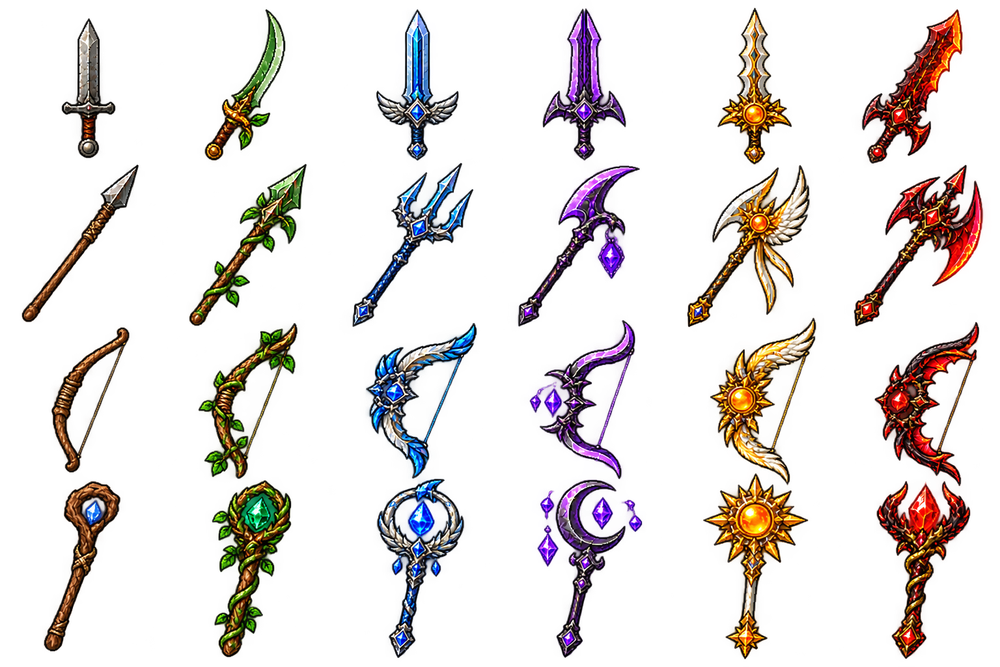
#> input picture assets/weapon-atlas-v2.png, 1000 x 667 px, shrunk from 1536 x 1024 before the run
$ python analisar-atlas.py
#> lines starting #> are read from the running program, lines starting #| are printed output that depends on the picture
# Read-only analysis of the generated PNG. Writes sprite-frame metadata, never modifies pixels.
from PIL import Image
from collections import deque
import json,math
im=Image.open('assets/weapon-atlas-v2.png').convert('RGBA');W,H=im.size
#> further down, im is the input picture: PIL image 1000x667 RGBA; mean R, G, B, A 26, 18.1, 16.6, 44.9
#> after `W, H = im.size`: W = 1000; H = 667
alpha=im.getchannel('A');mask=bytearray(1 if a>80 else 0 for a in alpha.getdata());groups=[]
#> after `alpha = im.getchannel('A')`:
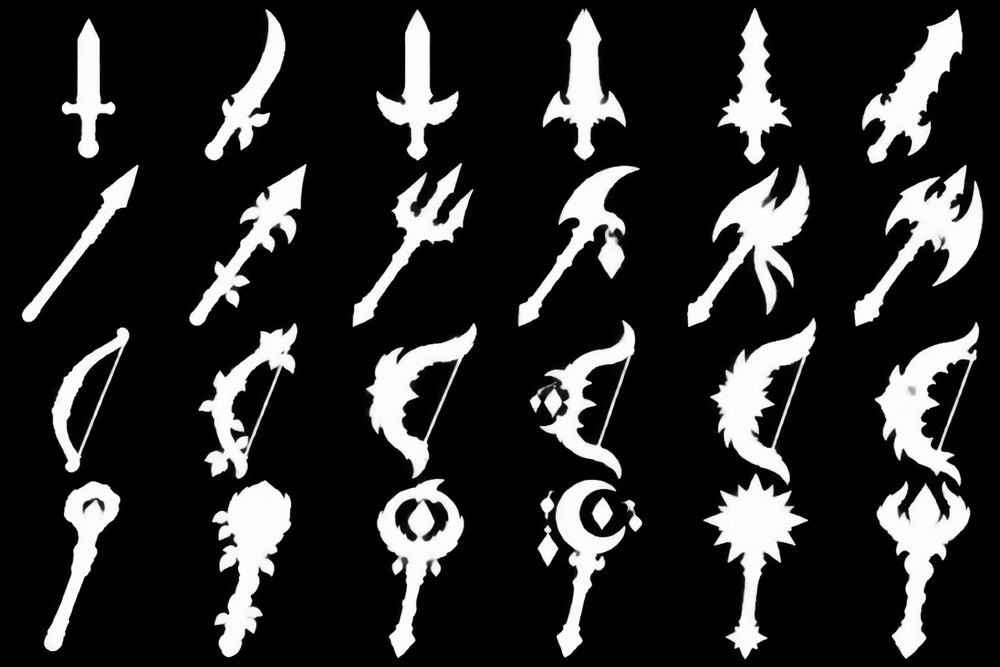
#> alpha: PIL image 1000x667 L; min 0, max 255, mean 44.9
for p in range(W*H):
 if not mask[p]:continue
 mask[p]=0;q=deque([p]);pts=[]
 while q:
  i=q.popleft();x=i%W;y=i//W;pts.append((x,y))
  for n in (i-1 if x else -1,i+1 if x<W-1 else -1,i-W if y else -1,i+W if y<H-1 else -1):
   if n>=0 and mask[n]:mask[n]=0;q.append(n)
 if len(pts)>12:groups.append(pts)
#> after the loop, groups = 30 items
large=sorted(groups,key=len,reverse=True)[:24]
#> large = 24 items
centers=[(sum(x for x,y in g)/len(g),sum(y for x,y in g)/len(g)) for g in large]
#> centers = 24 items, first 6: (249.2, 553.6), (757.1, 238.3), (928.9, 234.6), (753.1, 545), (758.7, 397.1), (919.7, 549.5)
rows=sorted(range(24),key=lambda i:centers[i][1]);ordered=[]
#> after `rows = sorted(range(24), key=lambda i: centers[i][1])`: rows = [12, 8, 21, 15, 18, 20, 10, 14, 2, 1, 23, 13, 9, 22, 4, 11, 16, 6, 3, 19, 7, 5, 0, 17]
for r in range(4):ordered+=sorted(rows[r*6:r*6+6],key=lambda i:centers[i][0])
#> this loop made 4 passes
#> ordered on passes 1 to 2: [21, 20, 15, 12, 18, 8], [21, 20, 15, 12, 18, 8, 23, 13, 14, 10, 1, 2]
# Floating crystals belong to their nearest primary sprite.
for g in groups:
 if len(g)>=min(map(len,large)):continue
 cx=sum(x for x,y in g)/len(g);cy=sum(y for x,y in g)/len(g)
 d,i=min((min((cx-x)**2+(cy-y)**2 for x,y in large[k][::max(1,len(large[k])//200)]),k) for k in range(24))
 if d<80**2:large[i]+=g
#> this loop made 30 passes
#> (cx, cy, d, i) on passes 19, 20, 27, 28, 29, 30: (536.9, 398.9, 635.3, 16), (552.8, 401.8, 178.3, 16), (546.9, 504.6, 184, 17), (601.9, 512.8, 525.7, 17), (633.1, 516.1, 487.1, 17), (547.3, 547, 412, 17)

def hull(points):
 points=sorted(set(points));cross=lambda o,a,b:(a[0]-o[0])*(b[1]-o[1])-(a[1]-o[1])*(b[0]-o[0]);lo=[];hi=[]
 for p in points:
  while len(lo)>=2 and cross(lo[-2],lo[-1],p)<=0:lo.pop()
  lo.append(p)
 for p in reversed(points):
  while len(hi)>=2 and cross(hi[-2],hi[-1],p)<=0:hi.pop()
  hi.append(p)
 return lo[:-1]+hi[:-1]
frames=[]
for i in ordered:
 g=large[i];x0=min(x for x,y in g);x1=max(x for x,y in g);y0=min(y for x,y in g);y1=max(y for x,y in g);side=max(x1-x0+1,y1-y0+1)+24;left=(x0+x1+1-side)/2;top=(y0+y1+1-side)/2
 # Convex clipping excludes neighboring weapons in the packed atlas; padding expands a few pixels around outlines.
 poly=hull([(x+dx,y+dy) for x,y in hull(g) for dx,dy in [(-3,-3),(3,-3),(3,3),(-3,3)]])
 frames.append({'x':round(left,2),'y':round(top,2),'s':side,'clip':','.join(f'{(x-left)/side*100:.3f}% {(y-top)/side*100:.3f}%' for x,y in poly)})
#> this loop made 24 passes
#> (i, x0, x1, y0, y1, side, left, top) on passes 1, 2, 3, 4, 5, 6, 7, 8, 9, 11, 12, 13: (21, 62, 115, 18, 157, 164, 7, 6), (20, 205, 285, 9, 160, 176, 157.5, -3), (15, 376, 458, 9, 160, 176, 329.5, -3), (12, 543, 625, 9, 160, 176, 496.5, -3), (18, 718, 791, 8, 164, 181, 664.5, -4), (8, 862, 962, 9, 163, 179, 823, -3), (23, 22, 138, 165, 321, 181, -10, 153), (13, 189, 306, 164, 325, 186, 155, 152), (14, 352, 472, 163, 326, 188, 318.5, 151), (1, 687, 809, 165, 326, 186, 655.5, 153), (2, 854, 982, 165, 325, 185, 826, 153), (22, 51, 128, 327, 472, 170, 5, 315)
#> (x0, x1, y0, y1, side, left, top) on passes 10, 16, 19: (518, 639, 166, 326, 185, 486.5, 154), (530, 634, 320, 478, 183, 491, 308), (44, 119, 481, 650, 194, -15, 469)
#> after the loop, frames = 24 items
open('assets/weapon-atlas-v2.frames.json','w').write(json.dumps({'width':W,'height':H,'frames':frames},separators=(',',':')))
print('Atlas analisado:',W,H,'componentes grandes:',[len(large[i]) for i in ordered]);print('Frames:',len(frames))
#| Atlas analisado: 1000 667 componentes grandes: [3008, 3647, 4354, 4745, 4252, 5699, 2662, 4619, 4404, 4868, 6966, 6755, 2731, 4809, 5622, 4776, 6510, 6310, 4125, 7046, 5973, 5550, 6642, 6504]
#| Frames: 24
